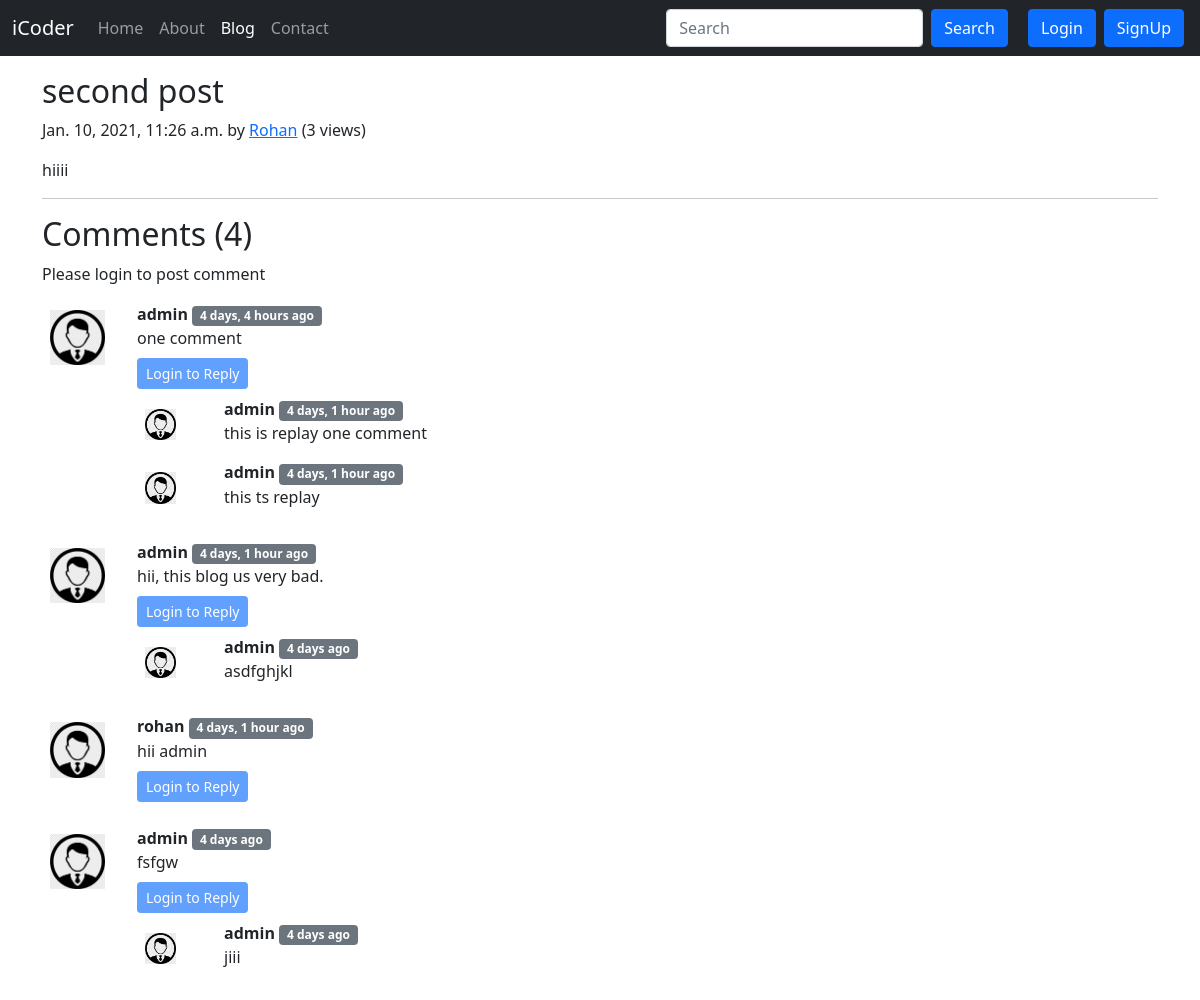
Screenshot of /blog/secont-blog with the database file from the repository.
### blog/models.py (models this page shows, shortened)
class Post(models.Model):
    sno = models.AutoField(primary_key=True)
    title = models.CharField(max_length=255)
    content = models.TextField()
    author = models.CharField(max_length=13)
    slug = models.CharField(max_length=130)
    views = models.IntegerField(default=0)
    timeStamp = models.DateTimeField(blank=True)

class BlogComment(models.Model):
    sno = models.AutoField(primary_key=True)
    comment = models.TextField()
    user = models.ForeignKey(User, on_delete=models.CASCADE)
    post = models.ForeignKey(Post, on_delete=models.CASCADE) # if post is deteded comment also deleted
    parent = models.ForeignKey('self', on_delete=models.CASCADE, null=True)
    timestamp = models.DateTimeField(default=now)
    def __str__(self):
        return self.comment[0:13] + "... by " + self.user.username

### blog/views.py (the view)
# urls.py: path('<str:slug>', views.blogPost, name='blogPost'),
def blogPost(request, slug):
    post = Post.objects.filter(slug=slug).first()
    post.views = post.views + 1
    post.save()
    comments = BlogComment.objects.filter(post=post, parent=None)
    replies = BlogComment.objects.filter(post=post).exclude(parent=None)
    replyDict = {}
    for reply in replies:  # all reply store here a particular comment
        if reply.parent.sno not in replyDict.keys():
            replyDict[reply.parent.sno] = [reply]
        else:
            replyDict[reply.parent.sno].append(reply)
    print(replyDict)
    context = {'post':post, 'comments': comments, 'user': request.user, 'replyDict':replyDict}
    return render(request, 'blog/blogPost.html', context)

### blog/templatetags/extras.py (called while the page is built)
@register.filter(name='get_val')
def get_val(dict, key):
    return dict.get(key)

### templates/blog/blogPost.html (shortened to what this page needs)
{% extends 'base.html' %}
{% block blogactive %}active{% endblock blogactive %}
{% block body %}
{% load humanize %}
<div class="container my-3">
    <h2 class="blog-post-title">{{post.title}}</h2>
    <p class="blog-post-meta">{{post.timeStamp}} by <a href="/about">{{post.author}}</a> (<span>{{post.views}} views)</span></p>
    <p>{{post.content|safe}}</p>
    <hr>
</div>
<div class="container">
    <h2>Comments ({{comments.count}})</h2>
    <div class="ny-2">
        {% if user.is_authenticated %}
        <form action="/blog/postComment" method="post">{% csrf_token %}
            <div class="mb-3">
                <label for="comment" class="form-label">Post Comment</label>
                <input type="text" class="form-control" name="comment" id="comment" placeholder="Enter comment here"
                    requried>
            </div>
            <input type="hidden" name="postSno" value="{{post.sno}}">
            <input type="hidden" name="parentSno" value="">
            <button type="submit" class="btn btn-primary">Submit</button>
        </form>
        {% else %}
        <p>Please login to post comment</p>
        {% endif %}
    </div>
    {% for comment in comments %}
    <div class="row my-3">
        <div class="col-md-1">
            <img src="/static/img/user.png" class="rounded float-start w-100 p-2" alt="" srcset="">
        </div>
        <div class="col-md-11">
            <b>{{comment.user.username}}</b> <span class="badge bg-secondary">{{comment.timestamp|naturaltime}}</span>
            <div>{{comment.comment}}</div>
            <div class="reply mx-0 mt-2">
             {% if user.is_authenticated %}
                    <button class="btn btn-primary btn-sm" type="button" data-bs-toggle="collapse"
                        data-bs-target="#replyBox{{comment.sno}}" aria-expanded="false" aria-controls="replyBox{{comment.sno}}">
                        Reply
                    </button>
                <div class="collapse" id="replyBox{{comment.sno}}">
                    <div class="card card-body">
                        <form action="/blog/postComment" method="post">{% csrf_token %}
                            <div class="mb-3">
                                <label for="comment" class="form-label">Post a reply</label>
                                <input type="text" class="form-control" name="comment" id="comment" placeholder="Enter comment here"
                                    requried>
                                    <input type="hidden" name="parentSno" value="{{comment.sno}}">
                            </div>
                            <input type="hidden" name="postSno" value="{{post.sno}}">
                            <button type="submit" class="btn btn-sm btn-primary">Submit</button>
                        </form>
                    </div>
                </div>
                {% else %}
                    <button class="btn btn-primary btn-sm" type="button" data-bs-toggle="collapse"
                            data-bs-target="#replyBox{{comment.sno}}" aria-expanded="false" aria-controls="replyBox{{comment.sno}}" disabled>
                            Login to Reply
                    </button>
                 {% endif %}   {% load extras %}
                <div class="replies my-2">
                    {% for reply in replyDict|get_val:comment.sno %}
                    <div class="row my-2">
                        <div class="col-md-1">
                            <img src="/static/img/user.png" class="rounded float-start w-75 p-2 my-1" alt="" srcset="">
                        </div>
                        <div class="col-md-11">
                        <b>{{reply.user.username}}</b> <span class="badge bg-secondary">{{reply.timestamp|naturaltime}}</span>
                         <div>{{reply.comment}}</div>
                        </div>
                    </div>
                    {% endfor %}
                </div>
            </div>
        </div>
    </div>
    {% endfor %}
</div>
{% endblock body %}

### rows the page displays
Post: title "second post", timeStamp "Jan. 10, 2021, 11:26 a.m.", author "Rohan", views "3", content "hiiii"
BlogComment: user.username "admin", timestamp "4 days, 4 hours ago", comment "one comment"
BlogComment: user.username "admin", timestamp "4 days, 1 hour ago", comment "this is replay one comment"
BlogComment: user.username "admin", timestamp "4 days, 1 hour ago", comment "this ts replay"
BlogComment: user.username "admin", timestamp "4 days, 1 hour ago", comment "hii, this blog us very bad."
BlogComment: user.username "admin", timestamp "4 days ago", comment "asdfghjkl"
BlogComment: user.username "rohan", timestamp "4 days, 1 hour ago", comment "hii admin"
BlogComment: user.username "admin", timestamp "4 days ago", comment "fsfgw"
BlogComment: user.username "admin", timestamp "4 days ago", comment "jiii"

### other values shown
{{ comments.count }} "4"
